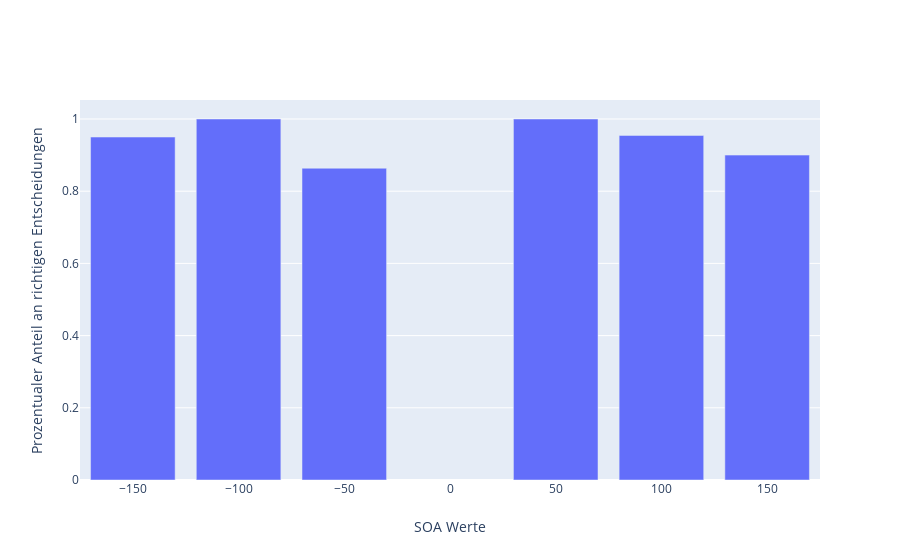

Notebook cell for this chart:
### Code cell
import plotly.graph_objects as go
data = []

for soa in all_soas:
    index = np.argwhere(all_decisions[:,0]==soa)
    n = index.shape[0]
    right_decisions = np.sum(all_decisions[index,1])
    data.append(right_decisions/n)

fig = go.Figure([go.Bar(x=all_soas, y=data)])
fig.update_layout(
    yaxis_title="Prozentualer Anteil an richtigen Entscheidungen",xaxis_title="SOA Werte"
)
fig.show()

### Figure 1 — Plotly figure (JSON) as saved in the notebook; plotly's stock layout.template omitted (floating-point values rounded to 4 significant figures)
{"data": [{"type": "bar", "x": [-150, -100, -50, 50, 100, 150], "y": [0.95, 1, 0.8636, 1, 0.9545, 0.9]}], "layout": {"xaxis": {"title": {"text": "SOA Werte"}}, "yaxis": {"title": {"text": "Prozentualer Anteil an richtigen Entscheidungen"}}}}
